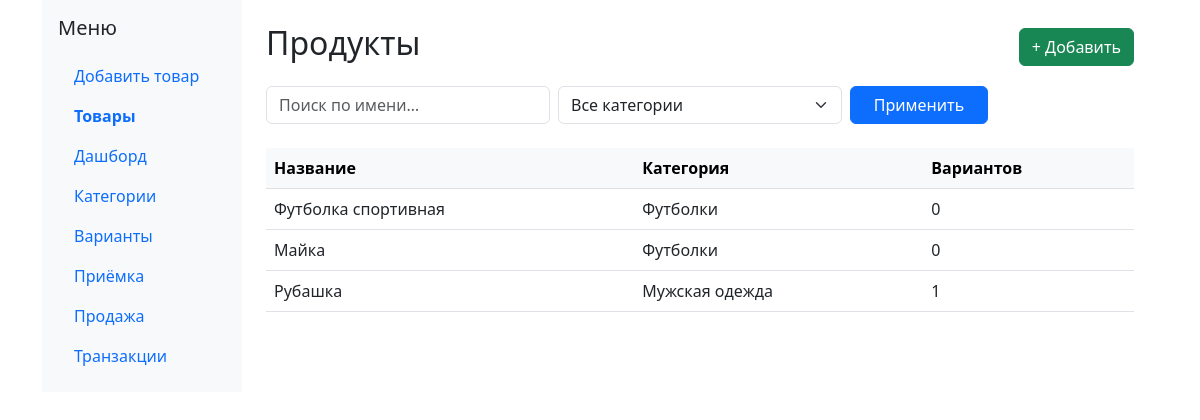
Screenshot of /products/ with the database file from the repository.
### inventory/models.py (models this page shows, shortened)
class Product(models.Model):
    name = models.CharField(max_length=255)
    category = models.ForeignKey(
        Category, null=True, blank=True,
        related_name='products', on_delete=models.SET_NULL
    )

class Category(models.Model):
    name = models.CharField(max_length=100)
    parent = models.ForeignKey(
        'self', null=True, blank=True,
        related_name='subcategories', on_delete=models.CASCADE
    )

### inventory/views.py (the view)
# urls.py: path('products/', ProductListView.as_view(), name='product-list'),
class ProductListView(ListView):
    model = Product
    template_name = 'inventory/product_list.html'
    paginate_by = 20
    def get_queryset(self):
        qs = Product.objects.select_related('category').all()
        q = self.request.GET.get('q', '').strip()
        cat = self.request.GET.get('category', '').strip()
        if q:
            qs = qs.filter(name__icontains=q)
        if cat:
            qs = qs.filter(category_id=cat)
        return qs
    def get_context_data(self, **kwargs):
        ctx = super().get_context_data(**kwargs)
        ctx['categories'] = Category.objects.filter(parent__isnull=True)
        ctx['selected_q'] = self.request.GET.get('q', '')
        ctx['selected_cat'] = self.request.GET.get('category', '')
        return ctx

### templates/inventory/product_list.html (shortened to what this page needs)
{% extends "base.html" %}
{% block content %}
<div class="d-flex justify-content-between align-items-center mb-3">
  <h2>Продукты</h2>
  <a href="{% url 'product-add' %}" class="btn btn-success">+ Добавить</a>
</div>
<form method="get" class="row g-2 mb-4">
  <div class="col-md-4">
    <input
      type="text" name="q" value="{{ selected_q }}"
      class="form-control" placeholder="Поиск по имени…">
  </div>
  <div class="col-md-4">
    <select name="category" class="form-select">
      <option value="">Все категории</option>
    </select>
  </div>
  <div class="col-md-2">
    <button class="btn btn-primary w-100">Применить</button>
  </div>
</form>
<table class="table table-hover">
    <thead class="table-light">
      <tr><th>Название</th><th>Категория</th><th>Вариантов</th></tr>
    </thead>
    <tbody>
      {% for p in object_list %}
        <tr>
          <td>{{ p.name }}</td>
          <td>
            {% if p.category %}
              {{ p.category.name }}
            {% else %}
              —
            {% endif %}
          </td>
          <td>{{ p.variants.count }}</td>
        </tr>
      {% empty %}
        <tr><td colspan="3" class="text-center">Нет записей</td></tr>
      {% endfor %}
    </tbody>
  </table>
{% endblock %}

### rows the page displays
Product: name "Футболка спортивная", category.name "Футболки", variants.count "0"
Product: name "Майка", category.name "Футболки", variants.count "0"
Product: name "Рубашка", category.name "Мужская одежда", variants.count "1"
